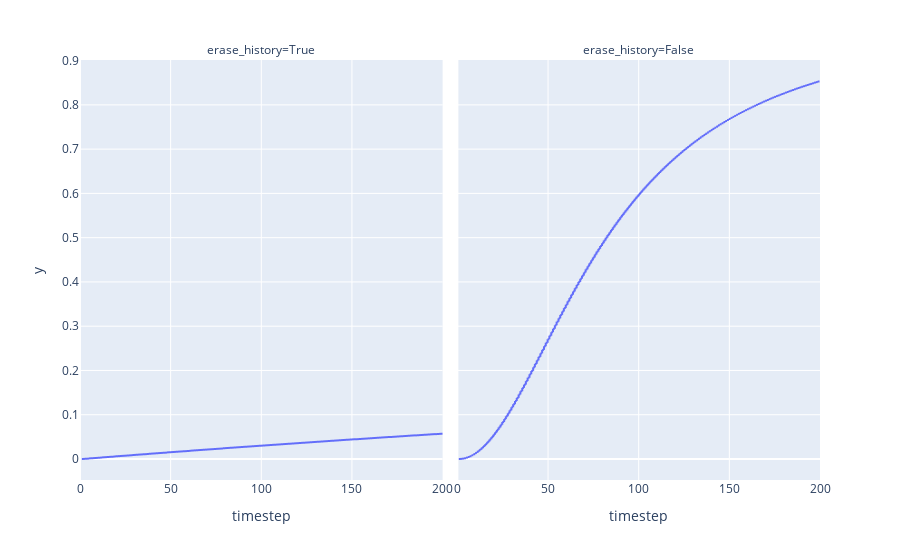

Notebook code for this chart:
### Code cell
# Share of the process bytes being used for keeping memory
px.line(df,
        x='timestep',
        y=df.history_bytes / df.process_bytes,
        facet_col='erase_history'
       )

### Figure 1 — Plotly figure (JSON) as saved in the notebook; plotly's stock layout.template omitted (floating-point values rounded to 4 significant figures; data arrays with more than 128 entries replaced by an {"elided": "..."} marker saying what was removed)
{"data": [{"hovertemplate": "erase_history=True<br>timestep=%{x}<br>y=%{y}<extra></extra>", "legendgroup": "", "line": {"color": "#636efa", "dash": "solid"}, "mode": "lines", "name": "", "showlegend": false, "type": "scattergl", "x": {"elided": "601 int values"}, "xaxis": "x", "y": {"elided": "601 float values"}, "yaxis": "y"}, {"hovertemplate": "erase_history=False<br>timestep=%{x}<br>y=%{y}<extra></extra>", "legendgroup": "", "line": {"color": "#636efa", "dash": "solid"}, "mode": "lines", "name": "", "showlegend": false, "type": "scattergl", "x": {"elided": "601 int values"}, "xaxis": "x2", "y": {"elided": "601 float values"}, "yaxis": "y2"}], "layout": {"annotations": [{"font": {}, "showarrow": false, "text": "erase_history=True", "x": 0.245, "xanchor": "center", "xref": "paper", "y": 1, "yanchor": "bottom", "yref": "paper"}, {"font": {}, "showarrow": false, "text": "erase_history=False", "x": 0.755, "xanchor": "center", "xref": "paper", "y": 1, "yanchor": "bottom", "yref": "paper"}], "autosize": true, "legend": {"tracegroupgap": 0}, "margin": {"t": 60}, "xaxis": {"anchor": "y", "autorange": true, "domain": [0, 0.49], "range": [0, 200], "title": {"text": "timestep"}, "type": "linear"}, "xaxis2": {"anchor": "y2", "autorange": true, "domain": [0.51, 1], "matches": "x", "range": [0, 200], "title": {"text": "timestep"}, "type": "linear"}, "yaxis": {"anchor": "x", "autorange": true, "domain": [0, 1], "range": [-0.04744, 0.9014], "title": {"text": "y"}, "type": "linear"}, "yaxis2": {"anchor": "x2", "autorange": true, "domain": [0, 1], "matches": "y", "range": [-0.04744, 0.9014], "showticklabels": false, "type": "linear"}}}
